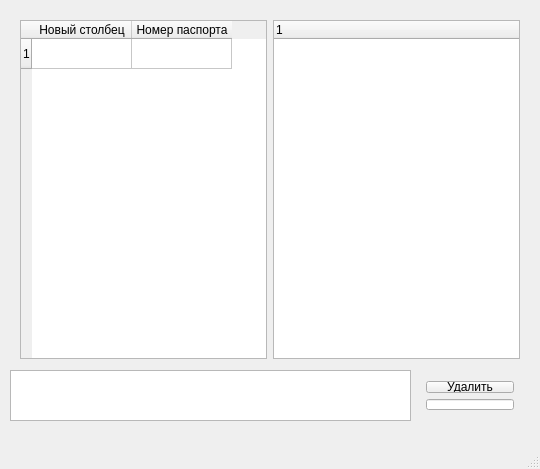
<?xml version="1.0" encoding="UTF-8"?>
<ui version="4.0">
 <class>MainWindow</class>
 <widget class="QMainWindow" name="MainWindow">
  <property name="geometry">
   <rect>
    <x>0</x>
    <y>0</y>
    <width>540</width>
    <height>469</height>
   </rect>
  </property>
  <property name="windowTitle">
   <string>MainWindow</string>
  </property>
  <widget class="QWidget" name="centralWidget">
   <widget class="QWidget" name="layoutWidget">
    <property name="geometry">
     <rect>
      <x>9</x>
      <y>9</y>
      <width>522</width>
      <height>361</height>
     </rect>
    </property>
    <layout class="QVBoxLayout" name="verticalLayout_3">
     <item>
      <layout class="QVBoxLayout" name="verticalLayout">
       <item>
        <layout class="QHBoxLayout" name="horizontalLayout">
         <item>
          <widget class="QTableWidget" name="tableWidget">
           <row>
            <property name="text">
             <string>1</string>
            </property>
           </row>
           <column>
            <property name="text">
             <string>Новый столбец</string>
            </property>
           </column>
           <column>
            <property name="text">
             <string>Номер паспорта</string>
            </property>
           </column>
          </widget>
         </item>
         <item>
          <widget class="QTreeWidget" name="treeWidget">
           <property name="maximumSize">
            <size>
             <width>16777215</width>
             <height>16777215</height>
            </size>
           </property>
           <column>
            <property name="text">
             <string notr="true">1</string>
            </property>
           </column>
          </widget>
         </item>
        </layout>
       </item>
      </layout>
     </item>
    </layout>
   </widget>
   <widget class="QTextEdit" name="textEdit">
    <property name="geometry">
     <rect>
      <x>10</x>
      <y>370</y>
      <width>401</width>
      <height>51</height>
     </rect>
    </property>
    <property name="sizePolicy">
     <sizepolicy hsizetype="Fixed" vsizetype="Fixed">
      <horstretch>0</horstretch>
      <verstretch>0</verstretch>
     </sizepolicy>
    </property>
    <property name="maximumSize">
     <size>
      <width>401</width>
      <height>51</height>
     </size>
    </property>
    <property name="readOnly">
     <bool>true</bool>
    </property>
   </widget>
   <widget class="QWidget" name="layoutWidget">
    <property name="geometry">
     <rect>
      <x>415</x>
      <y>370</y>
      <width>110</width>
      <height>51</height>
     </rect>
    </property>
    <layout class="QVBoxLayout" name="verticalLayout_2">
     <item>
      <widget class="QPushButton" name="DeleteButton">
       <property name="maximumSize">
        <size>
         <width>108</width>
         <height>16777215</height>
        </size>
       </property>
       <property name="text">
        <string>Удалить</string>
       </property>
      </widget>
     </item>
     <item>
      <widget class="QLineEdit" name="lineEdit">
       <property name="maximumSize">
        <size>
         <width>108</width>
         <height>16777215</height>
        </size>
       </property>
       <property name="inputMethodHints">
        <set>Qt::ImhDigitsOnly|Qt::ImhFormattedNumbersOnly</set>
       </property>
      </widget>
     </item>
    </layout>
   </widget>
  </widget>
  <widget class="QMenuBar" name="menuBar">
   <property name="geometry">
    <rect>
     <x>0</x>
     <y>0</y>
     <width>540</width>
     <height>20</height>
    </rect>
   </property>
  </widget>
  <widget class="QStatusBar" name="statusBar"/>
 </widget>
 <layoutdefault spacing="6" margin="11"/>
 <resources/>
 <connections/>
</ui>
